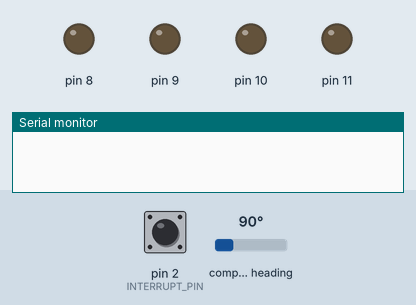
Recording of a program running on a simulated Arduino Nano, built with avr-gcc and run on an emulated ATmega328P. Shown: output pins drawn as LEDs (lit = HIGH), the last lines printed to the serial monitor. Wiring (inferred from the names in the program): AS5600 angle sensor at I2C address 0x36. The inputs (shaded band) are chosen by the test bench; at power-on: pin 2 (INTERRUPT_PIN) LOW, compass heading 90°. The sensor or clock chip raises its interrupt line as the real part does.

Above: at 0.1 s.
At 1.1 s:
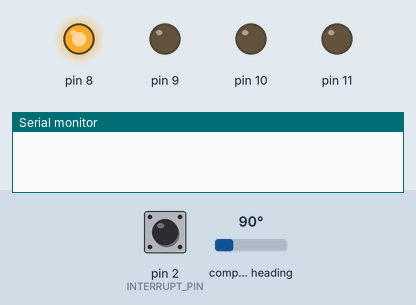
At 2.3 s:
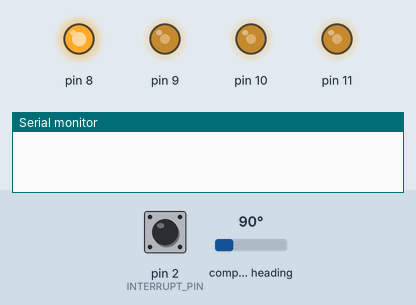
At 3.2 s:
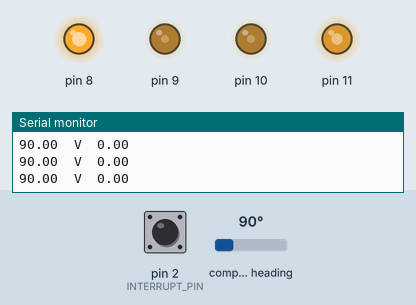
Timing chart, 0 to 4.7 s (numbered marks = the images above):
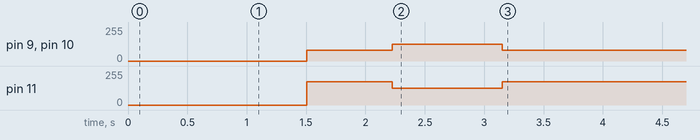

The program:

main.cpp
```cpp
#include <Arduino.h>
#include "BLDCMotor.h"
#include "drivers/BLDCDriver3PWM.h"
#include "sensors/MagneticSensorI2C.h"
// #include "communication/Commander.h"

#include <I2Cdev.h>
#include <MPU6050_6Axis_MotionApps20.h>

#include <Servo.h>

Servo pitchServo;
#define PITCHPIN 5

MagneticSensorI2C sensor = MagneticSensorI2C(AS5600_I2C);
BLDCDriver3PWM driver = BLDCDriver3PWM(11, 10, 9, 8);
BLDCMotor motor = BLDCMotor(7, 15);

// Commander command = Commander(Serial);
// void doMotor(char* cmd) { command.motor(&motor, cmd); }

MPU6050 mpu;
int const INTERRUPT_PIN = 2;
bool DMPReady = false;
uint8_t MPUIntStatus;
uint8_t devStatus;
uint16_t packetSize;
uint8_t FIFOBuffer[64];
Quaternion q;
VectorInt16 aa;
VectorInt16 gy;
VectorFloat gravity;
float ypr[3];
float euler[3];
int loopCount;

volatile bool mpuInterrupt = false;
void dmpDataReady() {
  mpuInterrupt = true;
}

void initializeMpu();

void setup() {
  Serial.begin(115200);
  while (!Serial) {
  };
  Wire.setClock(400000);

  initializeMpu();

  sensor.init();
  // sensor.min_elapsed_time = 0.001;

  driver.voltage_power_supply = 12;
  driver.voltage_limit = 12;

  driver.init();

  motor.linkDriver(&driver);
  motor.linkSensor(&sensor);
  motor.controller = MotionControlType::velocity_openloop;
  motor.foc_modulation = FOCModulationType::SpaceVectorPWM;
  motor.voltage_limit = 3;
  motor.current_limit = .4;
  motor.LPF_velocity = 0.05;
  motor.motion_downsample = 10;
  motor.init();
  loopCount = 0;

  motor.initFOC();

  // pitchServo.attach(PITCHPIN);
}

void loop() {
  // if (mpu.dmpGetCurrentFIFOPacket(FIFOBuffer)) {
  //   mpu.dmpGetQuaternion(&q, FIFOBuffer);
  //   mpu.dmpGetGravity(&gravity, &q);
  //   mpu.dmpGetYawPitchRoll(ypr, &q, &gravity);
  // }

  motor.loopFOC();

  if (++loopCount > 100) {
    motor.move(0);

    // Serial.print("P\t");
    // Serial.print(ypr[1]);
    // Serial.print("\tR\t");
    // Serial.print(ypr[2]);
    // Serial.print("\tA\t");
    Serial.print(sensor.getAngle() * 180.0 / PI);
    Serial.print("\tV\t");
    Serial.println(motor.shaftVelocity() * 180.0 / PI);
    loopCount = 0;
  }
  // pitchServo.write(ypr[1]*180/PI+90);
  // motor.move(ypr[2]);
}

void initializeMpu() {
  mpu.initialize();
  pinMode(INTERRUPT_PIN, INPUT);

  devStatus = mpu.dmpInitialize();
  mpu.setXGyroOffset(0);
  mpu.setYGyroOffset(0);
  mpu.setZGyroOffset(0);
  mpu.setXAccelOffset(0);
  mpu.setYAccelOffset(0);
  mpu.setZAccelOffset(0);

  if (devStatus == 0) {
    mpu.CalibrateAccel(6);
    mpu.CalibrateGyro(6);
    mpu.PrintActiveOffsets();
    mpu.setDMPEnabled(true);

    attachInterrupt(digitalPinToInterrupt(INTERRUPT_PIN), dmpDataReady, RISING);
    MPUIntStatus = mpu.getIntStatus();

    DMPReady = true;
    packetSize = mpu.dmpGetFIFOPacketSize();
  }
}
```

Measured:
- by itself, pin 9, pin 10: 79/255 → 127/255 at 2.2 s, → 79/255 0.93 s later
- by itself, pin 11: 175/255 → 127/255 at 2.2 s, → 175/255 0.93 s later
